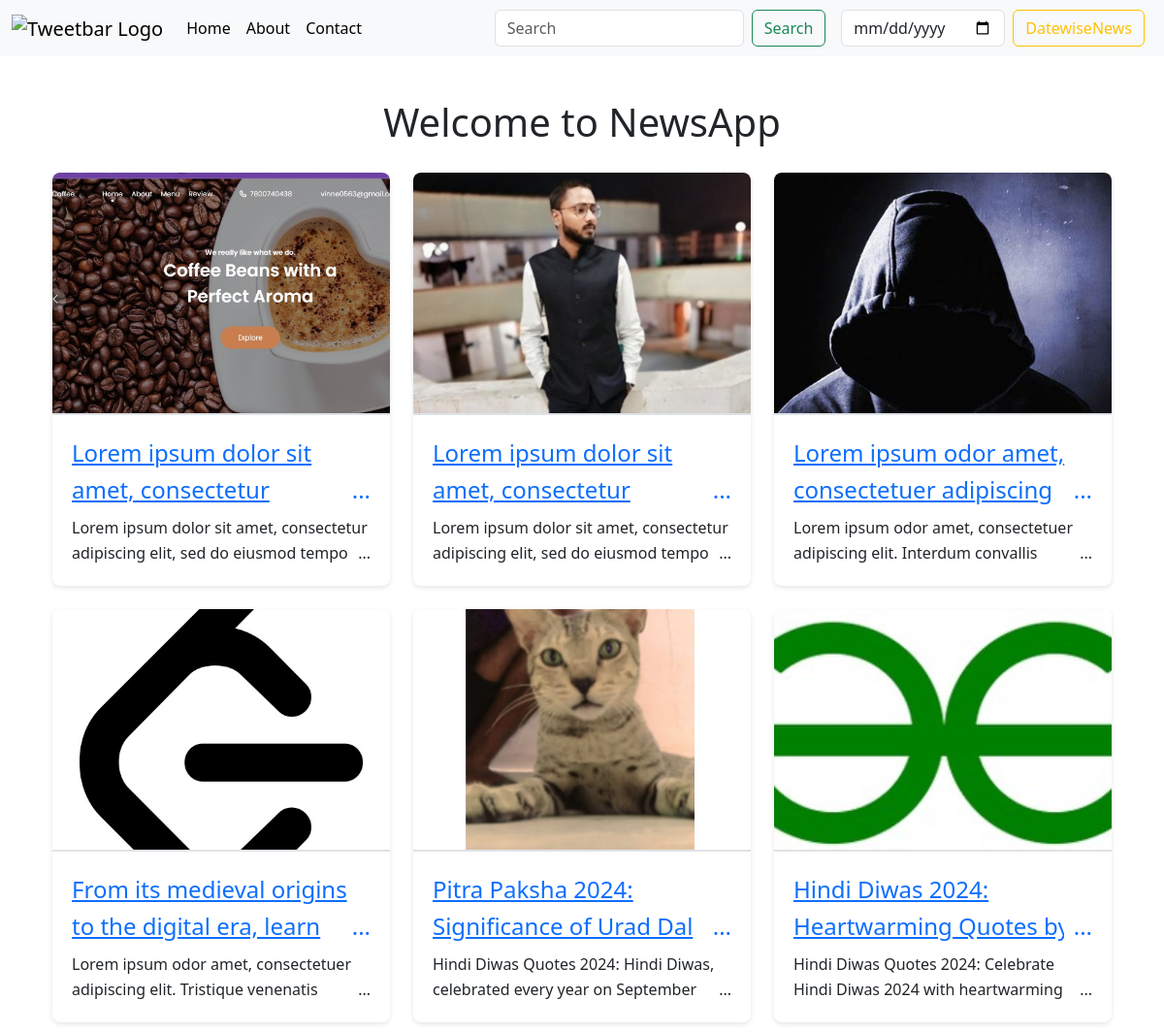
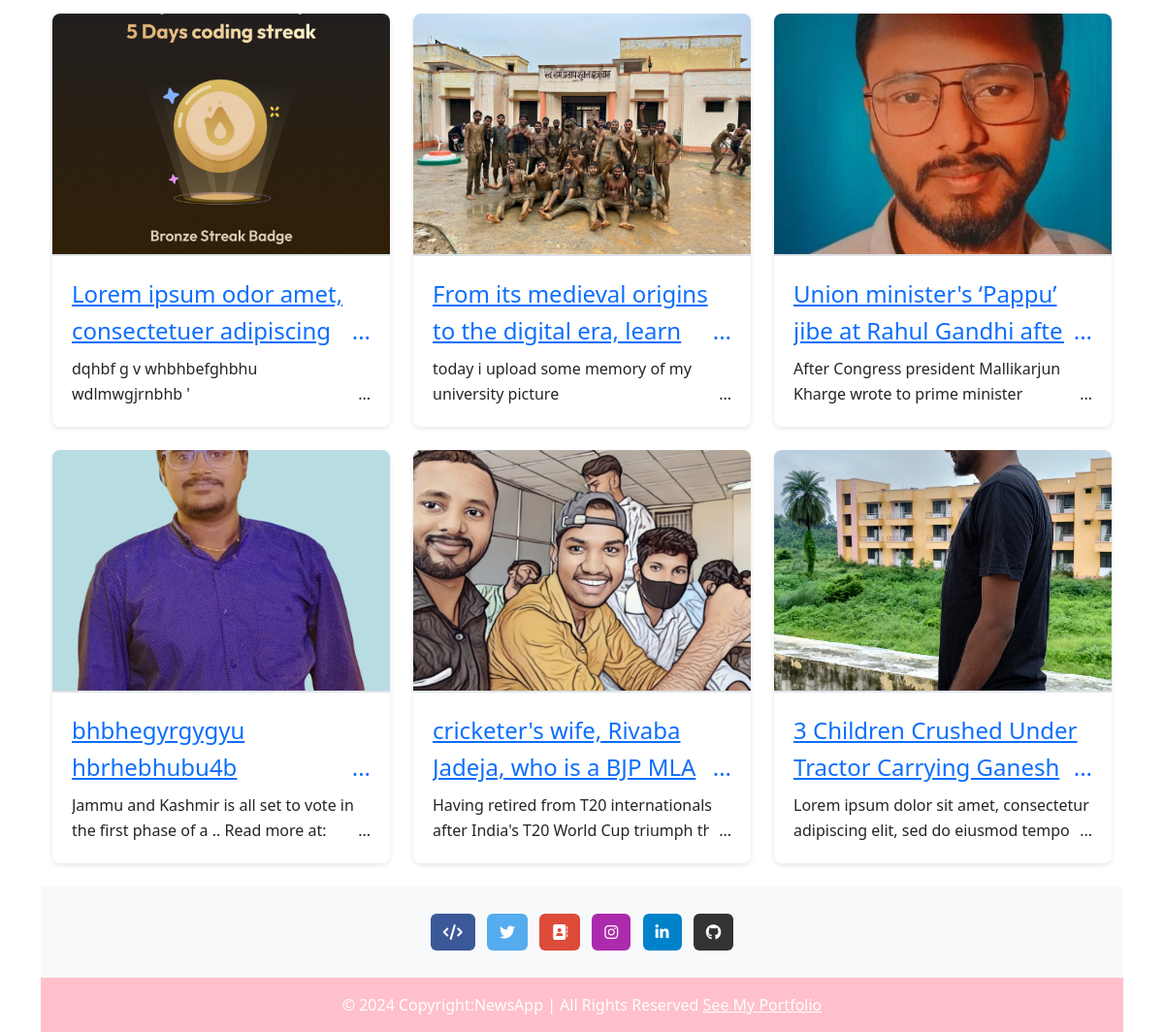
The page / on the database its author committed (2 pictures, top to bottom).
### tweet/models.py (models this page shows, shortened)
class Tweet(models.Model):
 title=models.CharField(max_length=100,default='Untitled')
 user=models.ForeignKey(User,on_delete=models.CASCADE)
 text=models.TextField(max_length=400)
 photo=models.ImageField(upload_to='photo/',blank=True,null=True)
 created_at=models.DateTimeField(auto_now_add=True)
 updated_at=models.DateTimeField(auto_now=True)
 slug=AutoSlugField(populate_from='title',unique=True,null=True,default=None)

### tweet/views.py (the view)
# urls.py: path('',views.tweet_list,name='tweet_list'),
def tweet_list(request):
    query = request.GET.get('search', '')
    date_filter = request.GET.get('date', '')  # Get the date filter from query parameters
    if date_filter:
        try:
            filter_date = datetime.strptime(date_filter, '%Y-%m-%d').date()
            tweets = Tweet.objects.filter(
                Q(text__icontains=query),
                created_at__date=filter_date
            ).order_by('-created_at')
        except ValueError:
            tweets = Tweet.objects.filter(Q(text__icontains=query)).order_by('-created_at')
    else:
        tweets = Tweet.objects.filter(Q(text__icontains=query)).order_by('-created_at')
    return render(request, 'tweet_list.html', {'tweets': tweets})

### tweet/templates/tweet_list.html (shortened to what this page needs)
{% extends "layout.html" %}
{% block content %}
    <h1 class="text-center mt-4">Welcome to NewsApp</h1>
    <div class="container">
        <div class="row">
            {% for tweet in tweets %}
                <div class="col-md-4 mb-4">
                    <div class="card">
                        <img src="{{ tweet.photo.url }}" class="card-img-top" alt="Tweet Photo">
                        <div class="card-body">
                            <a href="/newsdetail/{{ tweet.slug }}">
                                <h5 class="card-title">{{ tweet.title }}</h5>
                            </a>
                            <p class="card-text">{{ tweet.text }}</p>
                        </div>
                    </div>
                </div>
            {% endfor %}
        </div>
    </div>
{% endblock %}

### templates/layout.html (shortened to what this page needs)
{% load static %}
<!DOCTYPE html>
<html>
<head>
    <link href="https://cdn.jsdelivr.net/npm/bootstrap@5.3.3/dist/css/bootstrap.min.css" rel="stylesheet">
    <link rel="stylesheet" href="https://cdnjs.cloudflare.com/ajax/libs/font-awesome/6.4.0/css/all.min.css">
      <link rel="stylesheet" href="{% static '/styles.css' %}">
</head>
<body >
    <nav class="navbar navbar-expand-lg navbar-light bg-light">
        <div class="container-fluid">
          <a class="navbar-brand" href="{% url 'tweet_list'%}">
            <img src="https://ik.imagekit.io/vinaymry/slack.png?updatedAt=1725588169151" alt="Tweetbar Logo" style="height: 40px;">
          </a>
          <div class="collapse navbar-collapse" id="navbarSupportedContent">
            <ul class="navbar-nav me-auto mb-2 mb-lg-0">
              <li class="nav-item">
                <a class="nav-link active" aria-current="page" href="#">Home</a>
              </li>
              <li class="nav-item">
                <a class="nav-link active" aria-current="page" href="{% url 'about' %}">About</a>
              </li>
              <a class="nav-link active" aria-current="page" href="{% url 'index' %}">Contact</a>
            </ul>
            <form class="d-flex">
              <input class="form-control me-2" type="search" name="search" placeholder="Search" aria-label="Search News">
              <button class="btn btn-outline-success" type="submit">Search</button>
              <div class="form-group mx-2">
            <input type="date" name="date" class="form-control btn-datewise" value="{{ request.GET.date }}">
          </div>
          <button class="btn btn-outline-warning btn-datewise" type="submit">DatewiseNews</button>
            </form>
          </div>
        </div>
      </nav>
   <div class="container">
    {% block content %}
      {% endblock %}
<footer class="bg-body-tertiary text-center text-white">
  <div class="container p-4 pb-0">
    <section class="mb-4">
      <a
        data-mdb-ripple-init class="btn text-white btn-floating m-1"
        style="background-color: #3b5998;"
        href="https://leetcode.com/u/vinne01/"
        role="button"
        ><i class="fas fa-code"></i>
      </a>
      <a
        data-mdb-ripple-init class="btn text-white btn-floating m-1"
        style="background-color: #55acee;"
        href="https://x.com/Vinne0563"
        role="button"
        ><i class="fab fa-twitter"></i
      ></a>
      <a
        data-mdb-ripple-init class="btn text-white btn-floating m-1"
        style="background-color: #dd4b39;"
        href="{% url 'index' %}"
        role="button"
        ><i class="fas fa-address-book"></i></a>
      <a
        data-mdb-ripple-init class="btn text-white btn-floating m-1"
        style="background-color: #ac2bac;"
        href="https://www.instagram.com/vinnay.maurya/?hl=en"
        role="button"
        ><i class="fab fa-instagram"></i
      ></a>
      <a
        data-mdb-ripple-init class="btn text-white btn-floating m-1"
        style="background-color: #0082ca;"
        href="https://www.linkedin.com/in/vinaymry/"
        role="button"
        ><i class="fab fa-linkedin-in"></i
      ></a>
      <a
        data-mdb-ripple-init class="btn text-white btn-floating m-1"
        style="background-color: #333333;"
        href="https://github.com/vinne01"
        role="button"
        ><i class="fab fa-github"></i
      ></a>
    </section>
  </div>
  <div class="text-center p-3" style="background-color: pink;">
    © 2024 Copyright:NewsApp | All Rights Reserved
    <a class="text-white" href="https://myfirstsportfolio.netlify.app/">See My Portfolio</a>
  </div>
</footer>
</body>
</html>

### static/styles.css (style rules this page uses)
.card { transition: transform 0.3s ease, box-shadow 0.3s ease; border: none; border-radius: 0.5rem; overflow: hidden; box-shadow: 0 2px 5px rgba(0, 0, 0, 0.1); }
.card-img-top { border-bottom: 2px solid #dee2e6; width: 100%; height: 200px; object-fit: cover; }
.card-body { padding: 1.25rem; }
.card-title { font-size: 1.25rem; margin-bottom: 0.5rem; }
.card-text { line-height: 1.6em; max-height: 3.2em; overflow: hidden; position: relative; }
.card-text::after { content: '...'; position: absolute; bottom: 0; right: 0; background: #fff; padding-left: 10px; }
.card-title { line-height: 1.6em; max-height: 3.2em; overflow: hidden; position: relative; }
.card-title::after { content: '...'; position: absolute; bottom: 0; right: 0; background: #fff; padding-left: 10px; }
.btn { margin-right: 0.5rem; }
.container { padding-top: 20px; }
@media (min-width: 1200px) { .card-img-top { height: 250px; } }
@media (min-width: 1200px) { .card-title { font-size: 1.5rem; } }

### rows shown on the page
Tweet: photo (picture), title "Lorem ipsum dolor sit amet, consectetur…", text "Lorem ipsum dolor sit amet, consectetur adipiscing elit, sed do eiusmod tempor…"
Tweet: photo (picture), title "Lorem ipsum dolor sit amet, consectetur…", text "Lorem ipsum dolor sit amet, consectetur adipiscing elit, sed do eiusmod tempor…"
Tweet: photo (picture), title "Lorem ipsum odor amet, consectetuer adipiscing…", text "Lorem ipsum odor amet, consectetuer adipiscing elit. Interdum convallis…"
Tweet: photo (picture), title "From its medieval origins to the digital era, learn…", text "Lorem ipsum odor amet, consectetuer adipiscing elit. Tristique venenatis…"
Tweet: photo (picture), title "Pitra Paksha 2024: Significance of Urad Dal…", text "Hindi Diwas Quotes 2024: Hindi Diwas, celebrated every year on September…"
Tweet: photo (picture), title "Hindi Diwas 2024: Heartwarming Quotes by…", text "Hindi Diwas Quotes 2024: Celebrate Hindi Diwas 2024 with heartwarming…"
Tweet: photo (picture), title "Lorem ipsum odor amet, consectetuer adipiscing…", text "dqhbf g v whbhbefghbhu wdlmwgjrnbhb '…"
Tweet: photo (picture), title "From its medieval origins to the digital era, learn…", text "today i upload some memory of my university picture"
Tweet: photo (picture), title "Union minister's ‘Pappu’ jibe at Rahul Gandhi after…", text "After Congress president Mallikarjun Kharge wrote to prime minister…"
Tweet: photo (picture), title "bhbhegyrgygyu hbrhebhubu4b…", text "Jammu and Kashmir is all set to vote in the first phase of a .. Read more at:…"
Tweet: photo (picture), title "cricketer's wife, Rivaba Jadeja, who is a BJP MLA…", text "Having retired from T20 internationals after India's T20 World Cup triumph this…"
Tweet: photo (picture), title "3 Children Crushed Under Tractor Carrying Ganesh…", text "Lorem ipsum dolor sit amet, consectetur adipiscing elit, sed do eiusmod tempor…"
